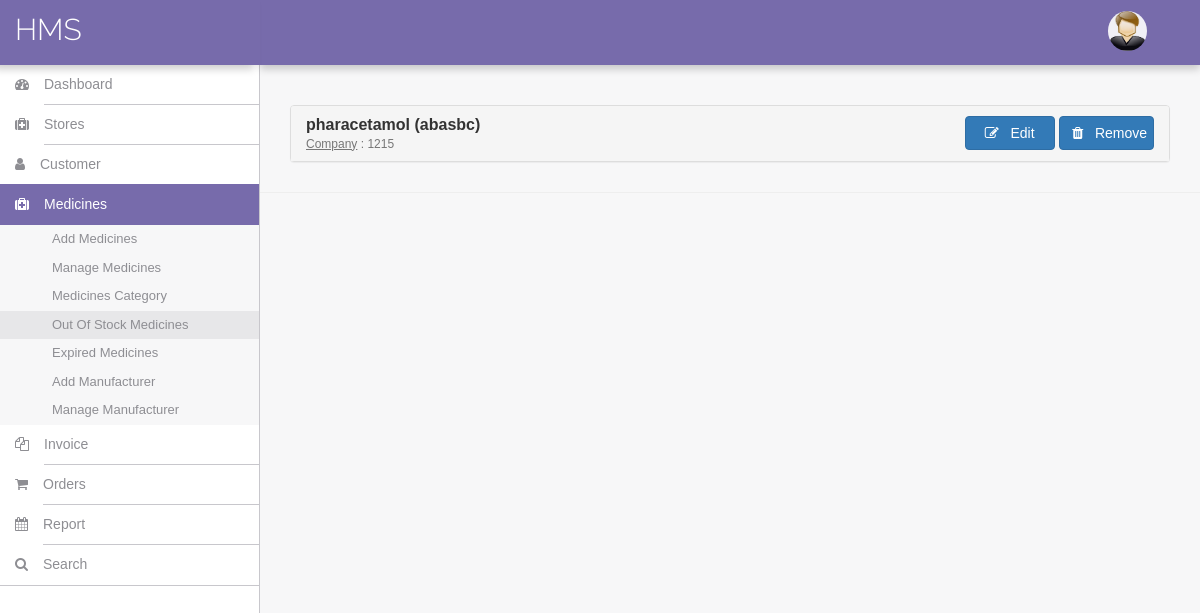
/hms/pharma/dashboard.php?page=outOfStock, run on the app's committed database.
### tables this page shows
CREATE TABLE `tblpharmamedicines` (
  `medicine_id` int(11) NOT NULL,
  `medicine_name` varchar(20) NOT NULL,
  `medicine_generic_name` varchar(100) NOT NULL,
  `medicine_category` varchar(20) NOT NULL,
  `medicine_description` varchar(50) NOT NULL,
  `medicine_shelf` varchar(20) NOT NULL,
  `medicine_quantity` int(255) NOT NULL,
  `medicine_expiry_date` date NOT NULL,
  `medicine_selling_price` float NOT NULL,
  `medicine_manufacturer_price` float NOT NULL,
  `medicine_company` varchar(20) NOT NULL,
  `medicine_strength` varchar(20) NOT NULL
);

### hms/pharma/include/page/outOfStock.php (the view, shortened to what this page needs)
<div class="wrap-content container" id="container">
	<div class="container-fluid container-fullw bg-white">
		<div class="row">
			<div class="col-md-12">
					<?php
						$limit = 10;
						if(isset($_GET["pn"])) {
							$pn = $_GET["pn"];
						} else {
							$pn = 1;
						}
						$start = ($pn - 1) * $limit;
						$sql=mysqli_query($con,"SELECT * FROM tblpharmamedicines WHERE medicine_quantity < 5 LIMIT $start, $limit");
						$cnt=1;
						while($row=mysqli_fetch_array($sql)) {
					?>
					<div class="panel-group mt-2 mb-0">
						<div class="panel panel-default">
						  <div class="panel-heading">
							<h4 class="panel-title" data-toggle="collapse" href="#collapse<?php echo $cnt;?>">
								<div class="row">
									<div class="col-xs-3 col-sm-9 col-lg-9">
										<b><?php echo $row['medicine_name'] . " (" . $row['medicine_generic_name'] .")"; ?></b>
										<br /><small><u>Company</u> : <?php echo $row['medicine_company'] ?></small>
									</div>
									<div class="col-xs-6 col-sm-3 col-lg-3 text-center">
										<div class="text-center" style="list-style: none; display: flex;">
											<a href="#" class="col-md-6 btn btn-primary"><i class="fa fa-pencil-square-o" aria-hidden="true"></i> &nbsp; Edit</a>
											&nbsp;<a href="#" class="col-md-6 btn btn-primary"><i class="fa fa-trash" aria-hidden="true"></i> &nbsp; Remove</a>
										</div>
									</div>
								</div>
							</h4>
						</div>
					</div>
					<?php $cnt=$cnt+1; }
				?>
			</div>
		</div>
	</div>
</div>

### hms/assets/css/styles.css (style rules this page uses)
html, body { height: 100%; width: 100%; }
html { font-size: 100%; }
body { color: #8e8e93; direction: ltr; overflow-x: hidden; height: 100%; font-family: Helvetica, Arial, sans-serif; font-size: 13px; padding: 0; margin: 0; background: #f7f7f8; -webkit-font-smoothing: antialiased !important; }
a, a:focus, a:hover, a:active { outline: 0 !important; text-decoration: none !important; cursor: pointer; }
a { color: #007AFF; }
h3, h4, h5 { font-family: Helvetica, Arial, sans-serif; }
h1, h2, h3, h4, h5 { font-weight: 300; margin-top: 0; color: #5b5b60; }
.container-fullw { margin-left: -15px; margin-right: -15px; padding-left: 30px; padding-right: 30px; padding-top: 30px; padding-bottom: 30px; border-bottom: 1px solid #eee; }
.main-content .container { max-width: none !important; width: 100% !important; display: inline-block; }
.main-content > .container { padding-bottom: 50px; }

### data on the page
tblpharmamedicines: medicine_name "pharacetamol", medicine_generic_name "abasbc", medicine_company "1215"
